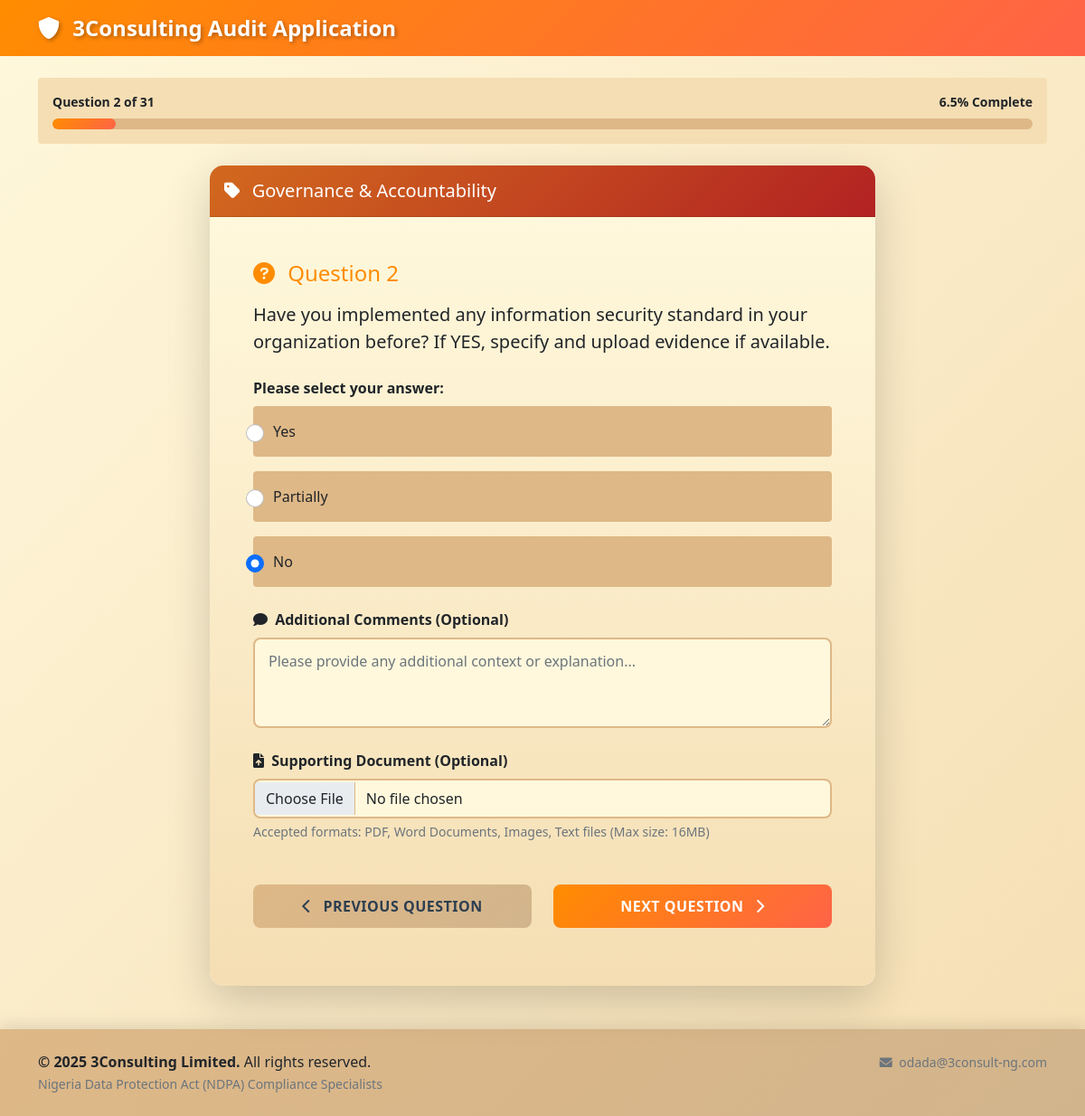
The page /question/2 (signed in) on the database its author committed.
### models.py (models this page shows)
class Question(db.Model):
    id = db.Column(db.Integer, primary_key=True)
    category = db.Column(db.String(100), nullable=False)
    question_text = db.Column(db.Text, nullable=False)
    question_type = db.Column(db.String(50), nullable=False)  # 'multiple_choice', 'file_upload'
    options = db.Column(db.Text)  # JSON string for multiple choice options
    requires_file = db.Column(db.Boolean, default=False)
    order_num = db.Column(db.Integer, nullable=False)
    responses = db.relationship('Response', backref='question', lazy=True)

class Response(db.Model):
    id = db.Column(db.Integer, primary_key=True)
    user_id = db.Column(db.Integer, db.ForeignKey('user.id'), nullable=False)
    question_id = db.Column(db.Integer, db.ForeignKey('question.id'), nullable=False)
    answer = db.Column(db.Text)
    comment = db.Column(db.Text)
    file_path = db.Column(db.String(500))
    created_at = db.Column(db.DateTime, default=datetime.utcnow)

### routes.py (the view)
@app.route('/question/<int:question_id>')
def question(question_id):
    if 'user_id' not in session:
        return redirect(url_for('login'))
    question = Question.query.get_or_404(question_id)
    user_id = session['user_id']
    existing_response = Response.query.filter_by(user_id=user_id, question_id=question_id).first()
    total_questions = Question.query.count()
    current_position = Question.query.filter(Question.order_num <= question.order_num).count()
    next_question = Question.query.filter(Question.order_num > question.order_num).order_by(Question.order_num).first()
    prev_question = Question.query.filter(Question.order_num < question.order_num).order_by(Question.order_num.desc()).first()
    return render_template('question.html',
                         question=question,
                         existing_response=existing_response,
                         total_questions=total_questions,
                         current_position=current_position,
                         next_question=next_question,
                         prev_question=prev_question)

### routes.py (called while the page is built)
@app.template_filter('from_json')
def from_json_filter(value):
    try:
        return json.loads(value) if value else []
    except:
        return []

@app.context_processor
def utility_processor():
    return dict(enumerate=enumerate)

### templates/question.html (shortened to what this page needs)
{% extends "base.html" %}
{% block content %}
<div class="row mb-4">
    <div class="col-12">
        <div class="card border-0" style="background-color: #F5DEB3;">
            <div class="card-body py-3">
                <div class="d-flex justify-content-between align-items-center mb-2">
                    <small class="text-dark fw-bold">Question {{ current_position }} of {{ total_questions }}</small>
                    <small class="text-dark fw-bold">{{ ((current_position / total_questions) * 100) | round(1) }}% Complete</small>
                </div>
                <div class="progress" style="height: 12px;">
                    <div class="progress-bar" role="progressbar"
                         style="width: {{ (current_position / total_questions) * 100 }}%; background: linear-gradient(135deg, #FF8C00, #FF6347);"></div>
                </div>
            </div>
        </div>
    </div>
</div>
<div class="row justify-content-center">
    <div class="col-lg-8">
        <div class="card shadow-lg border-0 audit-card">
            <div class="card-header text-white py-3" style="background: linear-gradient(135deg, #D2691E, #B22222);">
                <h5 class="mb-0">
                    <i class="fas fa-tag me-2"></i>
                    {{ question.category }}
                </h5>
            </div>
            <div class="card-body p-5" style="background: linear-gradient(to bottom, #FFF8DC, #F5DEB3);">
                <form method="POST" action="{{ url_for('submit_answer') }}" enctype="multipart/form-data">
                    <div class="mb-4">
                        <h4 class="mb-3" style="color: #FF8C00;">
                            <i class="fas fa-question-circle me-2"></i>
                            Question {{ current_position }}
                        </h4>
                        <p class="lead text-dark">{{ question.question_text }}</p>
                    </div>
                    {% if question.question_type == 'multiple_choice' %}
                        <div class="mb-4">
                            <label class="form-label fw-bold text-dark">Please select your answer:</label>
                            {% set options = question.options | from_json %}
                            {% for option in options %}
                                <div class="form-check mb-3 p-3 rounded" style="background-color: #DEB887;">
                                    <input class="form-check-input audit-radio" type="radio" name="answer"
                                           id="option_{{ loop.index }}" value="{{ option }}"
                                           {% if existing_response and existing_response.answer == option %}checked{% endif %} required>
                                    <label class="form-check-label text-dark fw-medium" for="option_{{ loop.index }}">
                                        {{ option }}
                                    </label>
                                </div>
                            {% endfor %}
                        </div>
                    {% endif %}
                    <div class="mb-4">
                        <label for="comment" class="form-label fw-bold text-dark">
                            <i class="fas fa-comment me-1"></i>
                            Additional Comments (Optional)
                        </label>
                        <textarea class="form-control audit-textarea" id="comment" name="comment" rows="3"
                                  placeholder="Please provide any additional context or explanation...">{% if existing_response %}{{ existing_response.comment }}{% endif %}</textarea>
                    </div>
                    {% if 'upload' in question.question_text.lower() %}
                        <div class="mb-4">
                            <label for="file" class="form-label fw-bold text-dark">
                                <i class="fas fa-file-upload me-1"></i>
                                Supporting Document (Optional)
                            </label>
                            <input type="file" class="form-control audit-file-input" id="file" name="file"
                                   accept=".pdf,.doc,.docx,.jpg,.jpeg,.png,.txt">
                            <div class="form-text text-muted">
                                Accepted formats: PDF, Word Documents, Images, Text files (Max size: 16MB)
                            </div>
                        </div>
                    {% endif %}
                    <div class="row mt-5">
                        <div class="col-md-6 mb-3">
                            {% if prev_question %}
                                <a href="{{ url_for('question', question_id=prev_question.id) }}"
                                   class="btn w-100 audit-btn-secondary">
                                    <i class="fas fa-chevron-left me-2"></i>
                                    Previous Question
                                </a>
                            {% else %}
                                <div class="text-muted text-center p-3">
                                    <i class="fas fa-info-circle me-1"></i>
                                    This is the first question
                                </div>
                            {% endif %}
                        </div>
                        <div class="col-md-6">
                            <button type="submit" class="btn w-100 audit-btn-primary">
                                {% if next_question %}
                                    Next Question
                                    <i class="fas fa-chevron-right ms-2"></i>
                                {% else %}
                                    Complete Audit
                                    <i class="fas fa-check ms-2"></i>
                                {% endif %}
                            </button>
                        </div>
                    </div>
                </form>
            </div>
        </div>
    </div>
</div>
{% endblock %}

### static/css/style.css (style rules this page uses)
:root { --primary-orange: #FF8C00; --light-orange: #FFD700; --beige: #F5DEB3; --dark-beige: #DEB887; --darker-beige: #D2B48C; --cream: #FFF8DC; --dark-orange: #FF6347; --gradient-primary: linear-gradient(135deg, #FF8C00, #FF6347); --gradient-secondary: linear-gradient(135deg, #DEB887, #D2B48C); --gradient-light: linear-gradient(to bottom, #FFF8DC, #F5DEB3); }
body { font-family: 'Segoe UI', Tahoma, Geneva, Verdana, sans-serif; background: linear-gradient(to bottom right, #FFF8DC, #F5DEB3); min-height: 100vh; }
.audit-card { border-radius: 15px; overflow: hidden; box-shadow: 0 10px 30px rgba(255, 140, 0, 0.2); transition: transform 0.3s ease, box-shadow 0.3s ease; }
.audit-btn-primary { background: var(--gradient-primary); border: none; color: white; font-weight: 600; padding: 12px 24px; border-radius: 8px; transition: all 0.3s ease; text-transform: uppercase; letter-spacing: 0.5px; }
.audit-btn-secondary { background: var(--gradient-secondary); border: none; color: #2C3E50; font-weight: 600; padding: 12px 24px; border-radius: 8px; transition: all 0.3s ease; text-transform: uppercase; letter-spacing: 0.5px; }
.audit-textarea { border: 2px solid #DEB887; border-radius: 8px; padding: 12px 15px; font-size: 16px; background-color: #FFF8DC; resize: vertical; min-height: 100px; transition: all 0.3s ease; }
.audit-file-input { border: 2px solid #DEB887; border-radius: 8px; padding: 8px 12px; background-color: #FFF8DC; transition: all 0.3s ease; }
.audit-radio { width: 20px; height: 20px; margin-right: 10px; accent-color: #FF8C00; }
.progress { background-color: #DEB887; border-radius: 10px; overflow: hidden; }
.progress-bar { border-radius: 10px; transition: width 0.6s ease; }

### rows shown on the page
Question: category "Governance & Accountability", question_text "Have you implemented any information security standard in your organization before? If YES, specify and upload evidence if available."
Response: answer "☐ Yes" "☐ Partially" "☑ No"

### other values the page prints
{{ current_position }} "2"
{{ total_questions }} "31"
{{ ((current_position / total_questions) * 100) | round(1) }} "6.5"
{{ option }} "Yes" "Partially" "No"
